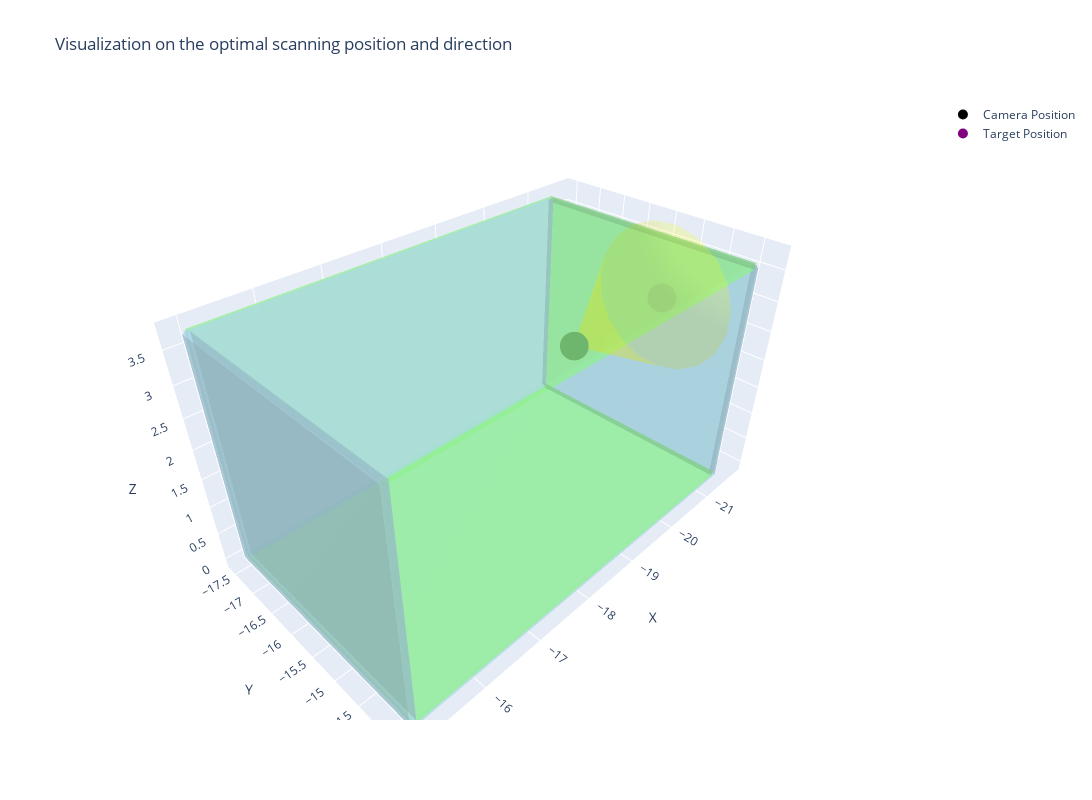

The notebook cell saved with this chart:
### Code cell
optimal_location = [-19.598, -15.4285, 2.4928] 
optimal_direction = [-1, 0, 0]
visualize_scanning(defect_id, robot_id, optimal_location, optimal_direction)

### Figure 1 — Plotly figure (JSON) as saved in the notebook; plotly's stock layout.template omitted (floating-point values rounded to 4 significant figures)
{"data": [{"color": "lightblue", "flatshading": true, "hoverinfo": "skip", "i": [0, 0, 4, 4, 0, 0, 1, 1, 2, 2, 3, 3], "j": [1, 2, 5, 6, 1, 5, 2, 6, 3, 7, 0, 4], "k": [2, 3, 6, 7, 5, 4, 6, 5, 7, 6, 4, 7], "opacity": 0.5, "type": "mesh3d", "x": [-21.43, -21.33, -21.33, -21.43, -21.43, -21.33, -21.33, -21.43], "y": [-17.54, -17.54, -13.77, -13.77, -17.54, -17.54, -13.77, -13.77], "z": [0, 0, 0, 0, 3.7, 3.7, 3.7, 3.7]}, {"color": "lightblue", "flatshading": true, "hoverinfo": "skip", "i": [0, 0, 4, 4, 0, 0, 1, 1, 2, 2, 3, 3], "j": [1, 2, 5, 6, 1, 5, 2, 6, 3, 7, 0, 4], "k": [2, 3, 6, 7, 5, 4, 6, 5, 7, 6, 4, 7], "opacity": 0.5, "type": "mesh3d", "x": [-21.38, -15.0, -15.0, -21.38, -21.38, -15.0, -15.0, -21.38], "y": [-13.82, -13.82, -13.72, -13.72, -13.82, -13.82, -13.72, -13.72], "z": [0, 0, 0, 0, 3.7, 3.7, 3.7, 3.7]}, {"color": "lightgreen", "flatshading": true, "hoverinfo": "skip", "i": [0, 0, 4, 4, 0, 0, 1, 1, 2, 2, 3, 3], "j": [1, 2, 5, 6, 1, 5, 2, 6, 3, 7, 0, 4], "k": [2, 3, 6, 7, 5, 4, 6, 5, 7, 6, 4, 7], "opacity": 0.5, "type": "mesh3d", "x": [-21.38, -15.0, -15.0, -21.38, -21.38, -15.0, -15.0, -21.38], "y": [-17.54, -17.54, -13.77, -13.77, -17.54, -17.54, -13.77, -13.77], "z": [3.65, 3.65, 3.65, 3.65, 3.75, 3.75, 3.75, 3.75]}, {"color": "lightgreen", "flatshading": true, "hoverinfo": "skip", "i": [0, 0, 4, 4, 0, 0, 1, 1, 2, 2, 3, 3], "j": [1, 2, 5, 6, 1, 5, 2, 6, 3, 7, 0, 4], "k": [2, 3, 6, 7, 5, 4, 6, 5, 7, 6, 4, 7], "opacity": 0.5, "type": "mesh3d", "x": [-21.38, -15.0, -15.0, -21.38, -21.38, -15.0, -15.0, -21.38], "y": [-17.54, -17.54, -13.77, -13.77, -17.54, -17.54, -13.77, -13.77], "z": [-0.05, -0.05, -0.05, -0.05, 0.05, 0.05, 0.05, 0.05]}, {"color": "lightblue", "flatshading": true, "hoverinfo": "skip", "i": [0, 0, 4, 4, 0, 0, 1, 1, 2, 2, 3, 3], "j": [1, 2, 5, 6, 1, 5, 2, 6, 3, 7, 0, 4], "k": [2, 3, 6, 7, 5, 4, 6, 5, 7, 6, 4, 7], "opacity": 0.5, "type": "mesh3d", "x": [-21.38, -15.0, -15.0, -21.38, -21.38, -15.0, -15.0, -21.38], "y": [-17.59, -17.59, -17.49, -17.49, -17.59, -17.59, -17.49, -17.49], "z": [0, 0, 0, 0, 3.7, 3.7, 3.7, 3.7]}, {"color": "lightblue", "flatshading": true, "hoverinfo": "skip", "i": [0, 0, 4, 4, 0, 0, 1, 1, 2, 2, 3, 3], "j": [1, 2, 5, 6, 1, 5, 2, 6, 3, 7, 0, 4], "k": [2, 3, 6, 7, 5, 4, 6, 5, 7, 6, 4, 7], "opacity": 0.5, "type": "mesh3d", "x": [-15.05, -14.95, -14.95, -15.05, -15.05, -14.95, -14.95, -15.05], "y": [-17.54, -17.54, -13.77, -13.77, -17.54, -17.54, -13.77, -13.77], "z": [0, 0, 0, 0, 3.7, 3.7, 3.7, 3.7]}, {"marker": {"color": "black", "size": 10}, "mode": "markers", "name": "Camera Position", "type": "scatter3d", "x": [-19.6], "y": [-15.43], "z": [2.493]}, {"marker": {"color": "purple", "size": 10}, "mode": "markers", "name": "Target Position", "type": "scatter3d", "x": [-21.78], "y": [-15.43], "z": [2.493]}, {"color": "yellow", "i": [0, 0, 0, 0, 0, 0, 0, 0, 0, 0, 0, 0, 0, 0, 0, 0, 0, 0, 0, 0], "j": [1, 2, 3, 4, 5, 6, 7, 8, 9, 10, 11, 12, 13, 14, 15, 16, 17, 18, 19, 20], "k": [2, 3, 4, 5, 6, 7, 8, 9, 10, 11, 12, 13, 14, 15, 16, 17, 18, 19, 20, 1], "name": "Field of View", "opacity": 0.2, "type": "mesh3d", "x": [-19.6, -21.78, -21.78, -21.78, -21.78, -21.78, -21.78, -21.78, -21.78, -21.78, -21.78, -21.78, -21.78, -21.78, -21.78, -21.78, -21.78, -21.78, -21.78, -21.78, -21.78], "y": [-15.43, -16.69, -16.62, -16.42, -16.12, -15.74, -15.32, -14.92, -14.57, -14.32, -14.18, -14.18, -14.32, -14.57, -14.92, -15.32, -15.74, -16.12, -16.42, -16.62, -16.69], "z": [2.493, 2.493, 2.083, 1.718, 1.437, 1.27, 1.236, 1.338, 1.565, 1.892, 2.285, 2.7, 3.093, 3.421, 3.648, 3.75, 3.715, 3.549, 3.267, 2.902, 2.493]}], "layout": {"height": 800, "scene": {"aspectmode": "data", "aspectratio": {"x": 1, "y": 1, "z": 1}, "xaxis": {"title": {"text": "X"}, "visible": true}, "yaxis": {"title": {"text": "Y"}, "visible": true}, "zaxis": {"title": {"text": "Z"}, "visible": true}}, "title": {"text": "Visualization on the optimal scanning position and direction"}, "width": 1200}}
